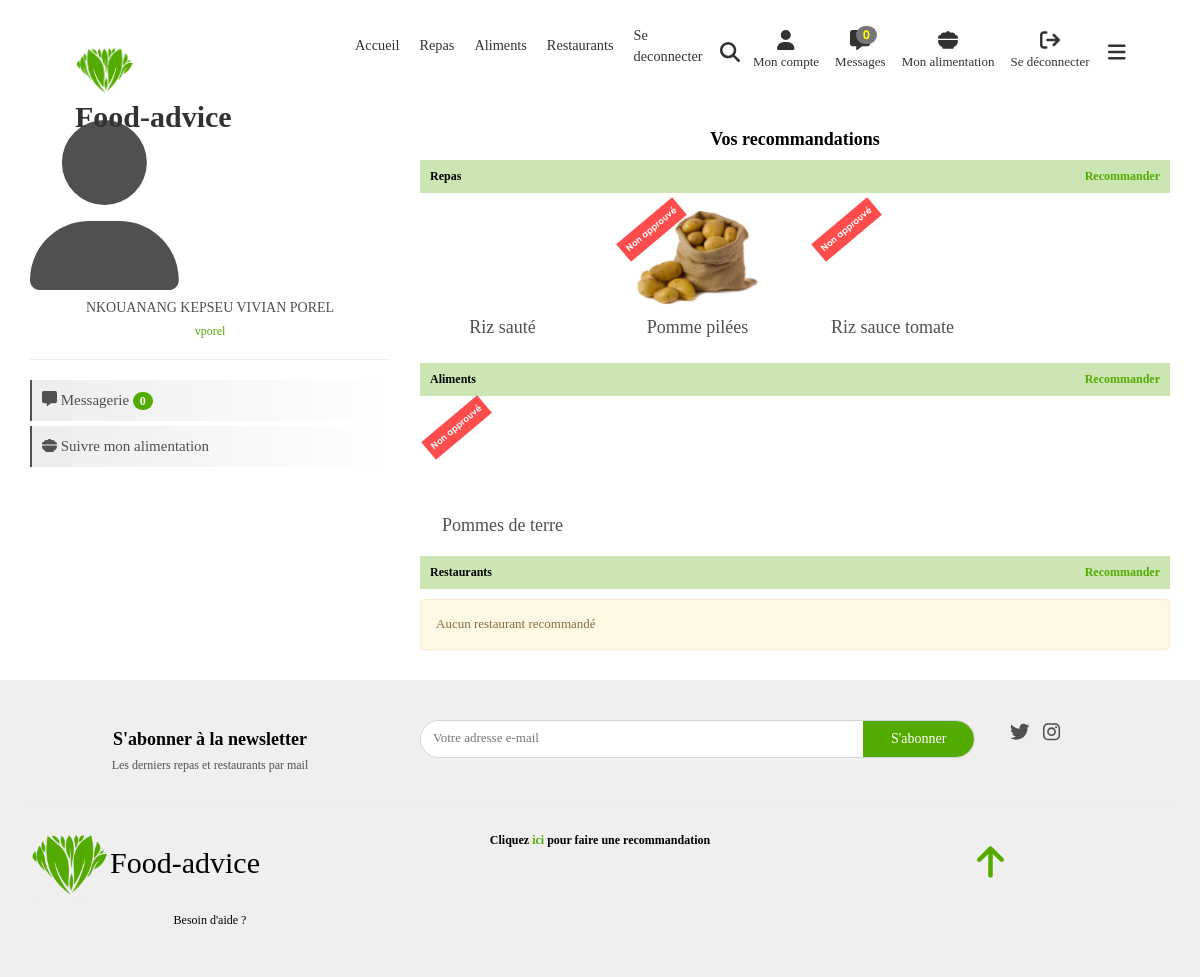
Page /mon-compte/ (signed in) on the earlier database version.
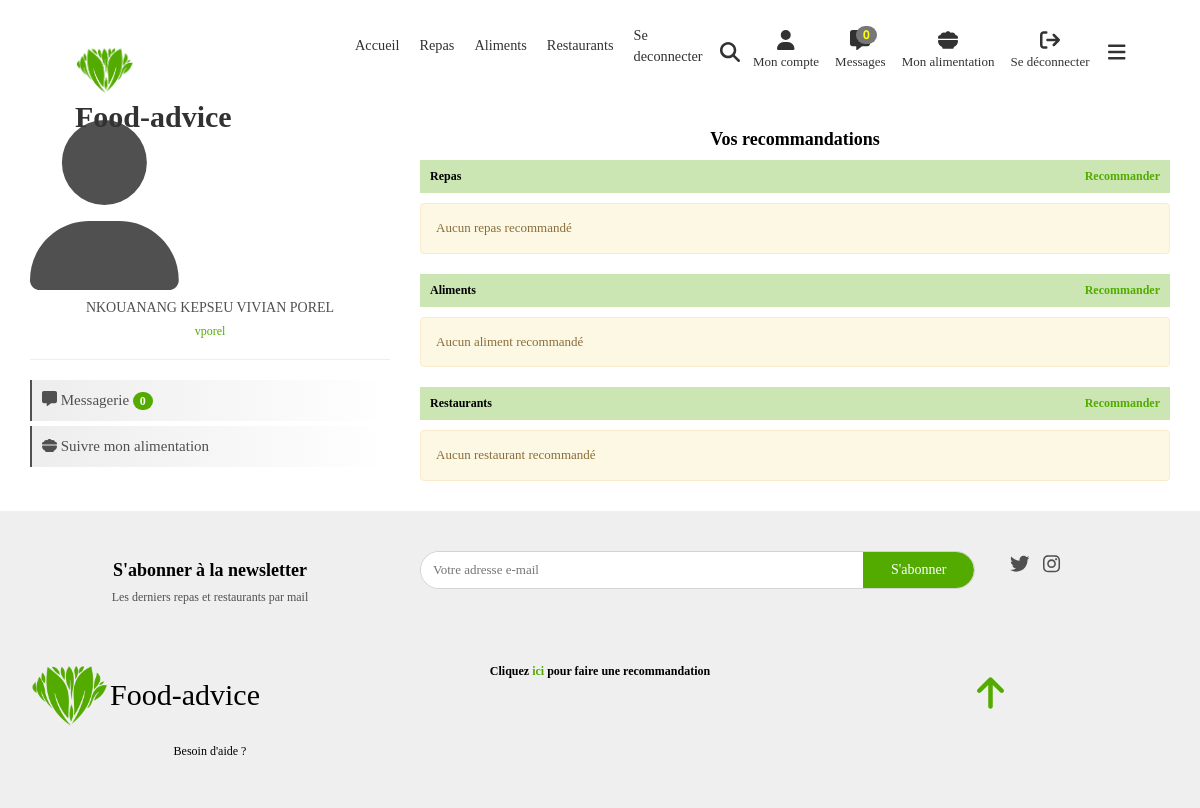
Same page on the later database version.
### app/models.py (models this page shows, shortened)
class Contributeur(models.Model):
    nom = models.CharField(max_length=50, verbose_name="Nom complet")
    nomUtilisateur = models.CharField(max_length=30, verbose_name="Nom d'utilisateur", unique=True)
    motDePasse = models.CharField(max_length=255, verbose_name="Mot de passe")
    email = models.CharField(max_length=255, null=True, blank=True, verbose_name="Adresse email")
    professionnelSante = models.BooleanField(default=False, verbose_name="Professionnel de la santé")
    """
        Retourne les contributeurs professionels
    """
    """
        Nombre total de messages non lus par le contributeur, toutes les conversations confonfues
    """

class Evaluable(Commentable):
    class Meta:
        abstract = True

class Repas(Evaluable):
    image = models.FileField(upload_to="static/images/repas/", validators=[FileExtensionValidator(allowed_extensions=IMAGE_EXTENSIONS)])
    momentJournee = models.IntegerField(choices=MOMENTS_JOURNEE, null=True, blank = True, verbose_name="Moment de la journée", help_text="Moment habituel de consommation de ce repas")
    origine = models.ForeignKey(OrigineRepas, models.CASCADE, null=True)

class Commentable(models.Model):
    class Meta:
        abstract = True
    nom = models.CharField(max_length=50, unique=True)
    description = models.TextField(null=True, blank=True)
    image = models.FileField()
    approuve = models.BooleanField(default=False)
    contributeur = models.ForeignKey(Contributeur, models.CASCADE, null=True, blank=True)
    dateCreation = models.DateTimeField(auto_now=True)
    dateDerniereModification = models.DateTimeField(auto_now_add=True)

class Aliment(Commentable):
    uniteComptage = models.CharField(max_length=30, verbose_name="Unité de comptage", null=True, blank=True, help_text="Comment on compte l'aliment (ex:doigt pour une banane)")
    masseUnite = models.FloatField(verbose_name="Masse unité (g)", help_text="La masse en grammes d'un élément (ex: 120 pour la banage)")
    image = models.FileField(upload_to="static/images/aliments/", validators=[FileExtensionValidator(allowed_extensions=IMAGE_EXTENSIONS)])
    tauxProteines = models.FloatField(default=0, verbose_name="Taux de proteines", help_text="Taux de proteines dans 100g")
    tauxLipides = models.FloatField(default=0, verbose_name="Taux de lipides", help_text="Taux de lipides dans 100g")
    tauxGlucides = models.FloatField(default=0, verbose_name="Taux de glucides", help_text="Taux de glucides dans 100g")
    mineraux = models.CharField(max_length=255, null=True, blank=True, verbose_name="Mineraux", help_text="Motif : mineral1, minearl2, ...")
    vitamines = models.CharField(max_length=255, null=True, blank=True, verbose_name="Vitamines", help_text="Motif : vitamine1, vitamine2, ...")
    detailApports = models.TextField(null=True, blank=True, verbose_name="Détail des apports", help_text="Vertus de l'aliment")
    detailRisques = models.TextField(null=True, blank=True, verbose_name="Détail des risques", help_text="Problèmes liés à une consommation non suivie")
    type = models.ForeignKey(TypeAliment, models.CASCADE, verbose_name="Type")
    def calories(self):
        return round(((((self.tauxGlucides + self.tauxProteines) * 4) + (self.tauxLipides * 9)) * (self.masseUnite / 100)), 2)

### app/views_account.py (the view)
# urls.py: path("", views_account.myaccount, name="myaccount"), #Page de gestion du compte utilisateur
def myaccount(request):
    return render(request, template_name="account/user-account.html", context={
			"user" : getUser(request.session)
    })

### templates/account/user-account.html (shortened to what this page needs)
{% extends 'base.html' %}
{% block styles %}
    {% css "css/user-account.css" %}
{% endblock %}
{% block body %}
    <div class="container">
    <div class="row">
        <div class="col-12 col-md-4">
            <span id="user-icon-span" class="d-flex justify-content-center">
                <i class="fas fa-user" id="user-icon"></i>
            </span>
            <div class=" text-center mt-3">
                <h5 id="user-name">{{ user.nom }}</h5>
                <h6 class="text-primary">{{ user.nomUtilisateur }}</h6>
            </div>
            {% if appUser == user %}
                <hr>
                <nav id="menu">
                    <a id="show-messages-btn" onclick="openMessagesBox()"><i class="fas fa-message"></i> Messagerie <span class="badge bg-primary">0</span></a>
                    <a id="show-alimentation-tracking-btn" onclick="openAlimentationTrackingBox()"><i class="fas fa-bowl-food"></i> Suivre mon alimentation</a>
                </nav>
            {% endif %}
        </div>
        <div class="col-12 col-md-8 mt-3 mt-md-0">
            <h4 class="title text-center text-md-start mb-3 mb-md-1">{% if appUser == user %}Vos recommandations{% else %}Recommandations{% endif %}</h4>
            <div class="recommandations" data-aos="fade-in-up">
                <h6 class="title">
                    Repas
                    {% if appUser == user %}
                        <a href="{% url "recommend-food" %}">Recommander</a>
                    {% endif %}
                </h6>
                {% if user.repas_set.count > 0 %}
                    <div class="row">
                        {% for repas in user.repas_set.all %}
                            {% if appUser == user or repas.approuve == True %}
                                {% include "macros/_food-little-presentation.html" with repas=repas %}
                            {% endif %}
                        {% endfor %}
                    </div>
                {% else %}
                    <div class="alert alert-warning">
                        Aucun repas recommandé
                    </div>
                {% endif %}
            </div>
            <div class="recommandations" data-aos="fade-in-up">
                <h6 class="title">
                    Aliments
                    {% if appUser == user  %}
                        <a href="{% url "recommend-aliment" %}">Recommander</a>
                    {% endif %}
                </h6>
                {% if user.aliment_set.count > 0 %}
                    <div class="row">
                        {% for aliment in user.aliment_set.all %}
                            {% if appUser == user or aliment.approuve == True %}
                                {% include "macros/_presentation-aliments.html" with aliment=aliment %}
                            {% endif %}
                        {% endfor %}
                    </div>
                {% else %}
                    <div class="alert alert-warning">
                        Aucun aliment recommandé
                    </div>
                {% endif %}
            </div>
            <div class="recommandations" data-aos="fade-in-up">
                <h6 class="title">
                    Restaurants
                    {% if appUser == user %}
                        <a href="{% url "recommend-restaurant" %}">Recommander</a>
                    {% endif %}
                </h6>
                {% if user.restaurant_set > 0 %}
                    <div class="row">
                        {% for restaurant in user.restaurant_set.all %}
                            {% if appUser == user and restaurant.approuve %}
                                {% include "macros/_food-little-presentation.php" with restaurant=restaurant %}
                            {% endif %}
                        {% endfor %}
                    </div>
                {% else %}
                    <div class="alert alert-warning">
                        Aucun restaurant recommandé
                    </div>
                {% endif %}
            </div>
        </div>
    </div>
</div>
{% endblock %}

### templates/base.html (shortened to what this page needs)
<!DOCTYPE html>
<html lang="fr">
<head>
    {% css 'node_modules/bootstrap/dist/css/bootstrap.min.css' %}
	{% css 'node_modules/aos/dist/aos.css' %}
	{% css 'node_modules/@fortawesome/fontawesome-free/css/all.min.css' %}
	{% css 'css/main.css' %}
	{% block styles %}{% endblock %}
</head>
<body>
    <header class="container-fluid">
        {% include "_header.html" %}
        <div id="header-background">{% block header_background %}{% endblock %}</div>
    </header>
    <section id="content">
        {% block body %}{% endblock %}
    </section>
    <footer class="container-fluid">
        {% include "_footer.html" %}
    </footer>
</body>
</html>

### templates/_header.html (shortened to what this page needs)
<div id="navbar" class="row">
    <a href="/" class="navbar-brand col-8 col-md-3 m-0">
        <img src="{% static 'images/logo.png' %}" alt=""/>
        Food-advice
    </a>
    <div class="{% if appUser is null %}col-md-5{% else %}col-md-4{% endif %} m-0" id="nav-links">
        <div class="link-div">
            <a class="" href="/">Accueil</a>
        </div>
        <div class="link-div">
            <a class="" href="{% url 'foods-list' %}">Repas</a>
        </div>
        <div class="link-div">
            <a class="" href="{% url 'aliments-list' %}">Aliments</a>
        </div>
        <div class="link-div">
            <a class="" href="{% url 'restaurants-list' %}">Restaurants</a>
        </div>
        {% if appUser is null %}
            <div class="link-div d-none d-md-flex" id="login-link">
                <a class="" href="{% url 'login' %}">Se connecter</a>
            </div>
        {% else %}
            <div class="link-div d-block d-md-none ">
                <a class="" href="{% url 'logout' %}">Se deconnecter</a>
            </div>
        {% endif %}
    </div>
    <div class="col-6 {% if appUser is null %}col-md-4{% else %}col-md-5{% endif %}  m-0" id="navbar-right">
        <i class="fas fa-search icon" id="nav-search-form-opener" onclick="$('#nav-search-form').show(200);"></i>
        {% if appUser is not null %}
            <a href="{% url 'myaccount' %}"style="margin-left:10px;">
                <i class="fas fa-user icon"></i>
                <font>Mon compte</font>
            </a>
            <a id="show-messages-link" onclick="openMessagesBox()">
                <span class="badge bg-secondary">0</span>
                <font>Messages</font>
            </a>
            <a onclick="openAlimentationTrackingBox()">
                <i class="fas fa-bowl-food icon"></i>
                <font>Mon alimentation</font>
            </a>
            <a href="{% url 'logout' %}" class="d-none d-md-flex">
                <i class="fas fa-sign-out icon"></i>
                <font>Se déconnecter</font>
            </a>
        {% else %}
            <a href="{% url 'login' %}" class="d-flex d-md-none">
                <i class="fas fa-sign-in icon"></i>
            </a>
        {% endif %}
        <i class="fas fa-bars icon d-block d-md-none" id="show-nav-links-btn" style="margin-left:10px;"></i>
    </div>
</div>

### templates/_footer.html (shortened to what this page needs)
<div class="container">
    <div class="row mb-4">
        <div class="col-12 col-md-4 text-center text-md-left">
            <h4 class="title">S'abonner à la newsletter</h4>
            <h6>Les derniers repas et restaurants par mail</h6>
        </div>
        <div class="col-12 col-md-6 d-flex justify-content-center align-items-center">
            <form action="{% url "subscribe-to-newsletter" %}" method="post" id="newsletter-form">
                <input type="email" name="newsletter-email" id="newsletter-email" placeholder="Votre adresse e-mail" required>
                <input type="submit" value="S'abonner" class="btn btn-primary">
            </form>
        </div>
        <div class="col-12 col-md-2 d-flex justify-content-center justify-content-md-start align-items-center" id="newsletter-links">
            <a href=""><i class="fab fa-twitter"></i></a>
            <a href=""><i class="fab fa-instagram"></i></a>
        </div>
    </div>
    <hr>
    <div class="row">
        <div class="col-12 col-md-4 text-center text-md-left">
            <a href="/" class="logo">
                <img src="{% static 'images/logo.png' %}" alt=""/>
                Food-advice
            </a>
            <a href="{% url 'help' %}"><h6 class="c-black">Besoin d'aide ?</h6></a>
        </div>
        <div class="col-12 col-md-4 text-center text-md-right">
            <h6 class="title m-5">Cliquez <a class="text-primary" href="{% url 'recommend' %}">ici</a> pour faire une recommandation</h6>
        </div>
        <div class="col-12 col-md-4  text-center text-md-right">
            <a href="#">
                <h1> <i class="fas fa-arrow-up text-primary m-5"></i></h1>
            </a>
        </div>
    </div>
</div>

### templates/macros/_food-little-presentation.html (shortened to what this page needs)
<a href="{% url 'show-food' repas.id %}" class="col-4 col-md-3 food food-little-presentation text-center" data-aos="zoom-in">
    {% if not repas.approuve %}
        <span class="badge-non-approuve">Non approuvé</span>
    {% endif %}
    <div class="image-div">
        <img src="/{{repas.image}}" alt="">
    </div>
    <h4 class="food-title">{{ repas.nom }}</h4>
</a>

### templates/macros/_presentation-aliments.html (shortened to what this page needs)
<a href="{% url "show-aliment" aliment.id %}" class="col-4 col-md-3 aliment aliment-little-presentation text-center" data-aos="zoom-in">
    {% if aliment.approuve != True %}
        <span class="badge-non-approuve">Non approuvé</span>
    {% endif %}
    <div class="image-div">
    </div>
    <h4 class="aliment-title">{{ aliment.nom }}</h4>
</a>

Differences in the rows shown:
removed Repas: nom "Riz sauté"
removed Repas: approuve "Non approuvé", image (picture), nom "Pomme pilées"
removed Repas: approuve "Non approuvé", nom "Riz sauce tomate"
removed Aliment: approuve "Non approuvé", nom "Pommes de terre"
Other differences:
text now shown: "Aucun repas recommandé Aucun aliment recommandé"
